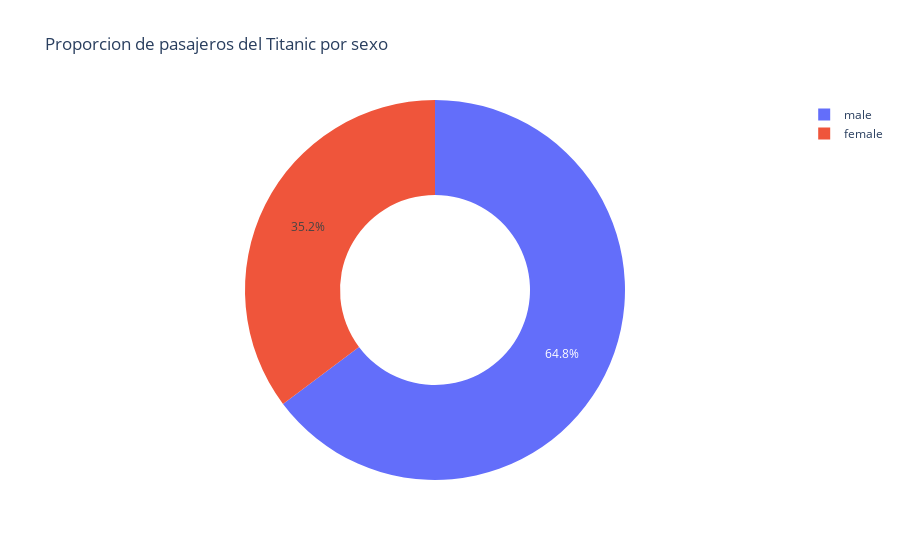

Notebook code for this chart:
### Code cell
fig = px.pie(
  pasajeros2,
  names='Sex',
  values='PassengerId',
  title='Proporcion de pasajeros del Titanic por sexo',
  hole=0.5
)
fig.show()

### Figure 1 — Plotly figure (JSON) as saved in the notebook; plotly's stock layout.template omitted (floating-point values rounded to 4 significant figures)
{"data": [{"domain": {"x": [0, 1], "y": [0, 1]}, "hole": 0.5, "hovertemplate": "Sex=%{label}<br>PassengerId=%{value}<extra></extra>", "labels": ["female", "male"], "legendgroup": "", "name": "", "showlegend": true, "type": "pie", "values": [314, 577]}], "layout": {"legend": {"tracegroupgap": 0}, "title": {"text": "Proporcion de pasajeros del Titanic por sexo"}}}
